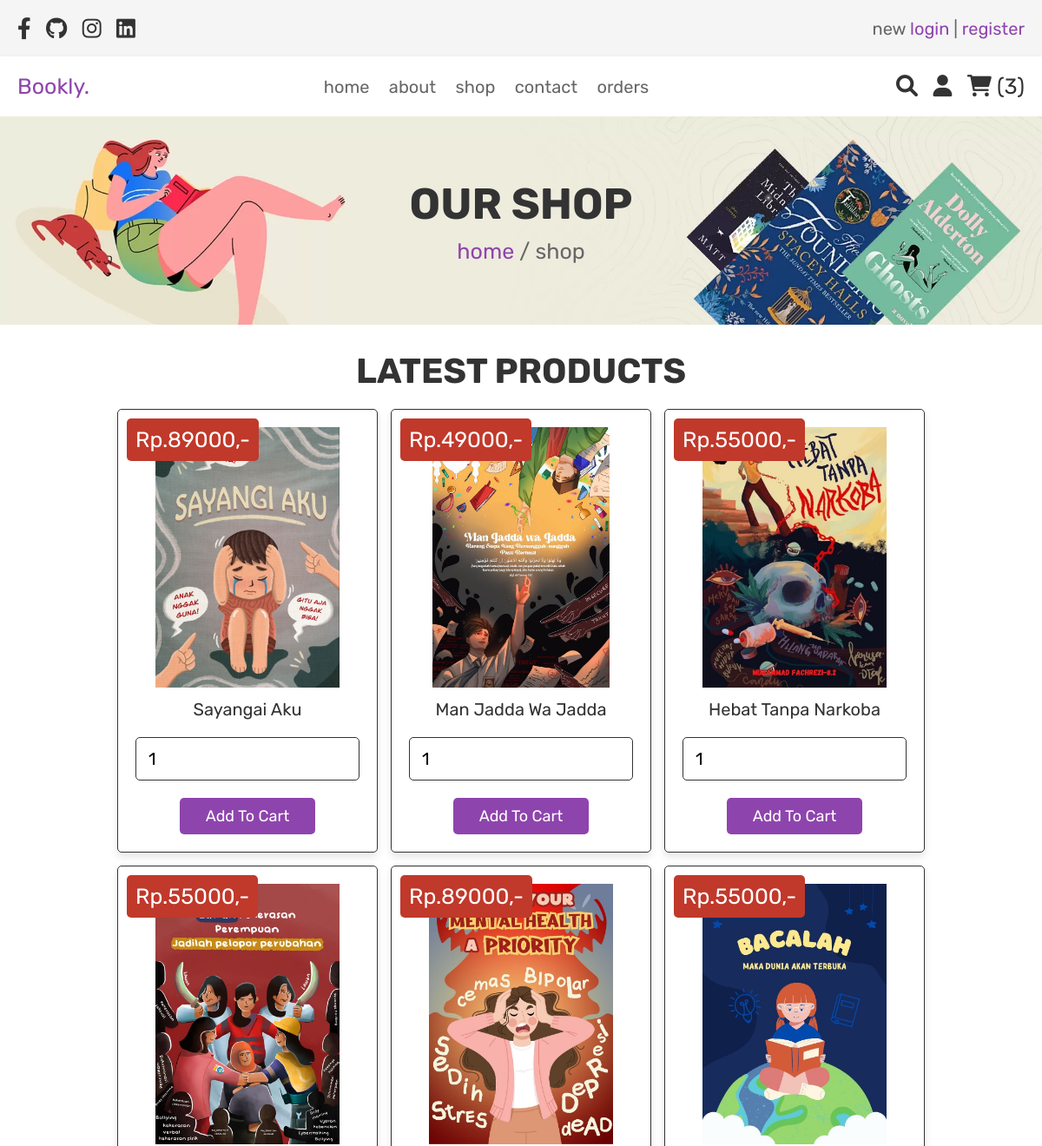
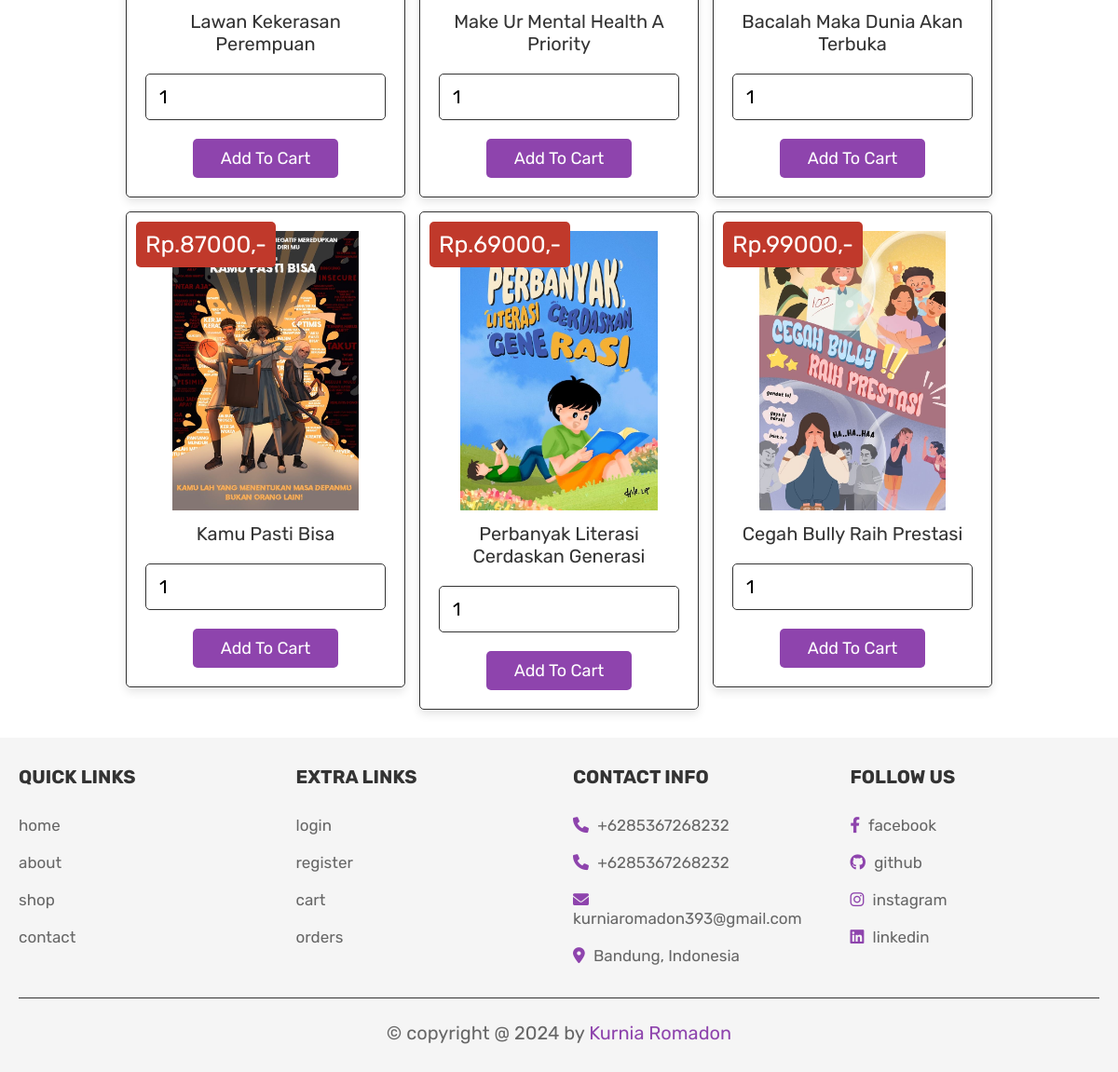
Page /shop.php (signed in) on the committed database (2 pictures, top to bottom).
### tables this page shows
CREATE TABLE `products` (
  `id` int(100) NOT NULL,
  `name` varchar(100) NOT NULL,
  `price` int(100) NOT NULL,
  `image` varchar(100) NOT NULL
);

### shop.php (the view, shortened to what this page needs)
<?php
include 'config.php';
?>
<!DOCTYPE html>
<html lang="en">
<head>
   <link rel="stylesheet" href="https://cdnjs.cloudflare.com/ajax/libs/font-awesome/6.0.0/css/all.min.css">
   <link rel="stylesheet" href="css/style.css">
</head>
<body>
<?php include 'header.php'; ?>
<div class="heading">
   <h3>our shop</h3>
   <p> <a href="home.php">home</a> / shop </p>
</div>
<section class="products">
   <h1 class="title">latest products</h1>
   <div class="box-container">
      <?php
         $select_products = mysqli_query($conn, "SELECT * FROM `products`") or die('query failed');
         if(mysqli_num_rows($select_products) > 0){
            while($fetch_products = mysqli_fetch_assoc($select_products)){
      ?>
     <form action="" method="post" class="box">
      <img class="image" src="uploaded_img/<?php echo $fetch_products['image']; ?>" alt="">
      <div class="name"><?php echo $fetch_products['name']; ?></div>
      <div class="price">Rp.<?php echo $fetch_products['price']; ?>,-</div>
      <input type="number" min="1" name="product_quantity" value="1" class="qty">
      <input type="submit" value="add to cart" name="add_to_cart" class="btn">
     </form>
      <?php
         }
      }else{
         echo '<p class="empty">no products added yet!</p>';
      }
      ?>
   </div>
</section>
<?php include 'footer.php'; ?>
</body>
</html>

### css/style.css (style rules this page uses)
:root { --purple:#8e44ad; --red:#c0392b; --orange:#f39c12; --black:#333; --white:#fff; --light-color:#666; --light-white:#ccc; --light-bg:#f5f5f5; --border:.1rem solid var(--black); --box-shadow:0 .5rem 1rem rgba(0,0,0,.1); }
* { font-family: 'Rubik', sans-serif; margin:0; padding:0; box-sizing: border-box; outline: none; border:none; text-decoration: none; transition:all .2s linear; }
html { font-size: 62.5%; overflow-x: hidden; }
section { padding:3rem 2rem; }
.title { text-align: center; margin-bottom: 2rem; text-transform: uppercase; color:var(--black); font-size: 4rem; }
.btn, .option-btn, .delete-btn, .white-btn { display: inline-block; margin-top: 1rem; padding:1rem 3rem; cursor: pointer; color:var(--white); font-size: 1.8rem; border-radius: .5rem; text-transform: capitalize; }
.white-btn, .btn { background-color: var(--purple); }
.heading { min-height: 30vh; display: flex; flex-flow: column; align-items: center; justify-content: center; gap:1rem; background: url(../images/heading-bg.webp) no-repeat; background-size: cover; background-position: center; text-align: center; }
.heading h3 { font-size: 5rem; color:var(--black); text-transform: uppercase; }
.heading p { font-size: 2.5rem; color:var(--light-color); }
.heading p a { color:var(--purple); }
.products .box-container { max-width: 1200px; margin:0 auto; display: grid; grid-template-columns: repeat(auto-fit, 30rem); align-items: flex-start; gap:1.5rem; justify-content: center; }
.products .box-container .box { border-radius: .5rem; background-color: var(--white); box-shadow: var(--box-shadow); padding:2rem; text-align: center; border:var(--border); position: relative; }
.products .box-container .box .image { height: 30rem; }
.products .box-container .box .name { padding:1rem 0; font-size: 2rem; color:var(--black); }
.products .box-container .box .qty { width: 100%; padding:1.2rem 1.4rem; border-radius: .5rem; border:var(--border); margin:1rem 0; font-size: 2rem; }
.products .box-container .box .price { position: absolute; top:1rem; left:1rem; border-radius: .5rem; padding:1rem; font-size: 2.5rem; color:var(--white); background-color: var(--red); }

### rows in the picture
products: image (picture), name "Sayangai Aku", price "89000"
products: image (picture), name "Man Jadda Wa Jadda", price "49000"
products: image (picture), name "Hebat Tanpa Narkoba", price "55000"
products: image (picture), name "Lawan Kekerasan Perempuan", price "55000"
products: image (picture), name "Make Ur Mental Health A Priority", price "89000"
products: image (picture), name "Bacalah Maka Dunia Akan Terbuka", price "55000"
products: image (picture), name "Kamu Pasti Bisa", price "87000"
products: image (picture), name "Perbanyak Literasi Cerdaskan Generasi", price "69000"
products: image (picture), name "Cegah Bully Raih Prestasi", price "99000"

### other values in the picture
$cart_rows_number "3"
